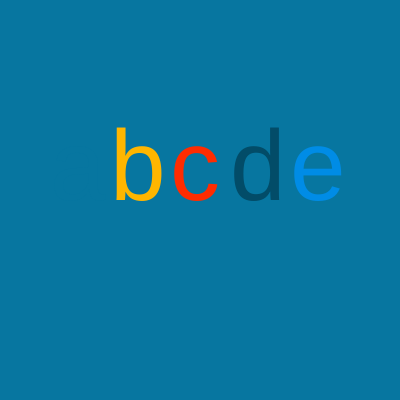
Frame 1 (no input)
Frame 60 (no input): identical to frame 1, image omitted
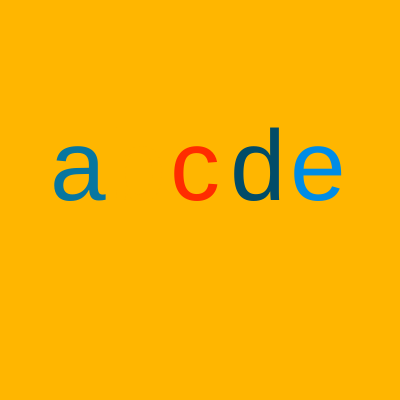
Frame 120 (the mouse pressed at the canvas centre since frame 60)

The p5.js sketch that drew these frames (run headless with seeded random() and noise() and a simulated clock; from frame 60 on, the mouse is pressed at the canvas centre):

// p5.js sketch
// ── sketch.js
///* // iteration - lijstjes bekijken we verder ook nog.

const letters = ["a", "b", "c", "d", "e"];
const col = [
    [7, 118, 160],
    [255, 182, 0],
    [255, 44, 0],
    [2, 76, 104],
    [0, 140, 230],
];
let count = 0;

function setup() {
    createCanvas(400, 400);
    textSize(100);
}

function draw() {
    background(col[count][0], col[count][1], col[count][2]);

    if (frameCount % 10 == 0) {
        count++;
    }
    count = count % col.length;
    translate(50, 0);
    for (let i = 0; i < letters.length; i++) {
        fill(col[i][0], col[i][1], col[i][2]);
        text(letters[i], i * 60, height / 2);
    }
}

//*/
